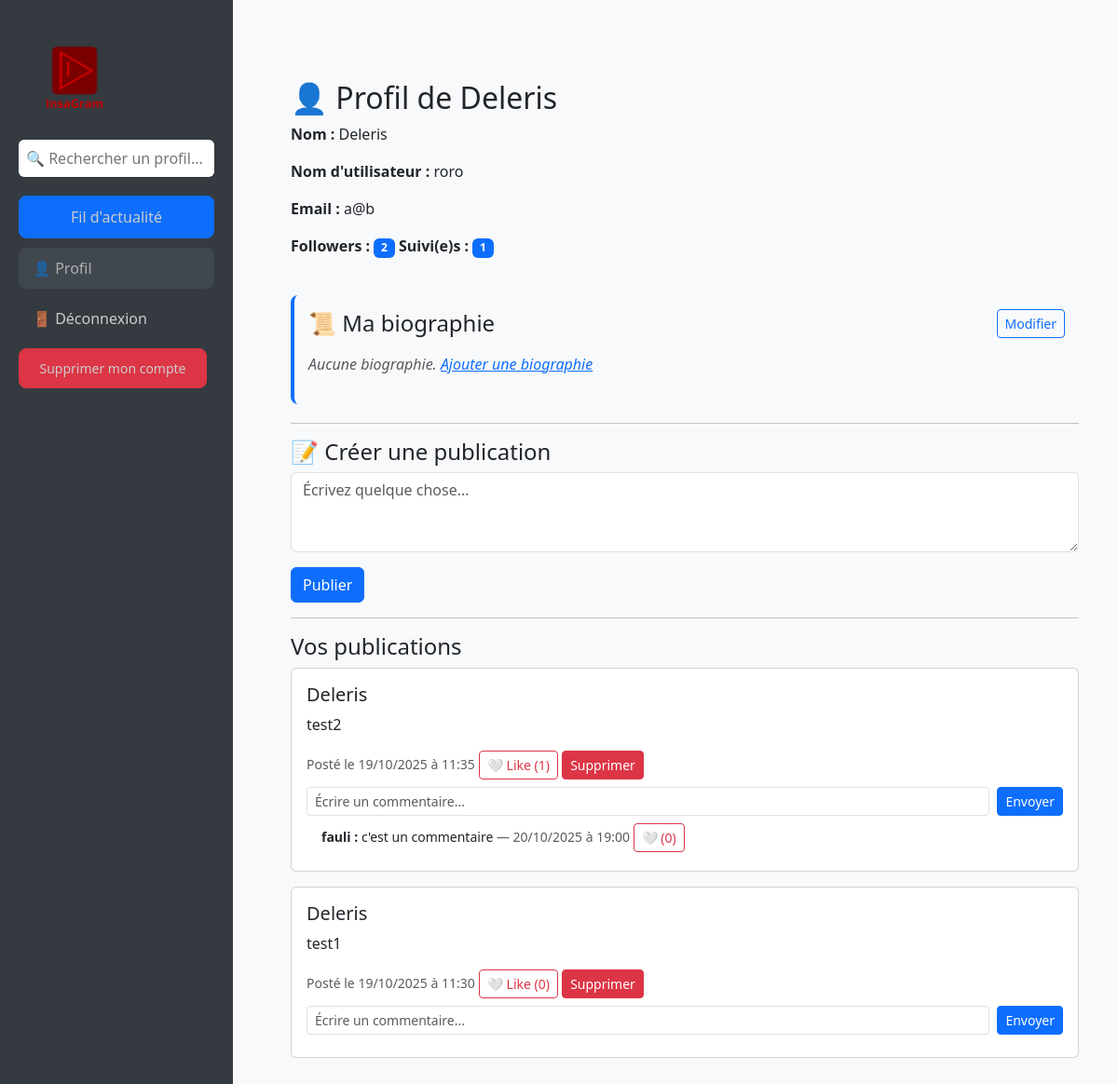
The app's page /profile (signed in) with its own data.
### app.py (models this page shows, shortened)
class User(db.Model):
    id = db.Column(db.Integer, primary_key=True)
    name = db.Column(db.String(80), unique=False, nullable=False)
    username = db.Column(db.String(80), unique=True, nullable=False)
    password = db.Column(db.String(80), nullable=False)
    email = db.Column(db.String(120), unique=True, nullable=False)
    biography = db.Column(db.Text, nullable=True)
    posts = db.relationship('Post', backref='author', lazy=True)
    followed = db.relationship(
        'User',
        secondary=followers,
        primaryjoin=(followers.c.follower_id == id),
        secondaryjoin=(followers.c.followed_id == id),
        backref=db.backref('followers', lazy='dynamic'),
        lazy='dynamic'
    )
    @property
    def followers_count(self):
        return self.followers.count()
    @property
    def following_count(self):
        return self.followed.count()

class Post(db.Model):
    id = db.Column(db.Integer, primary_key=True)
    user_id = db.Column(db.Integer, db.ForeignKey('user.id'), nullable=False)
    content = db.Column(db.String(255), nullable=False)
    date_posted = db.Column(db.DateTime, default=lambda: datetime.now(PARIS))
    likes = db.relationship('Like', backref='post', lazy=True)
    comments = db.relationship('Comment', backref='post', lazy=True)

class Comment(db.Model):
    id = db.Column(db.Integer, primary_key=True)
    post_id = db.Column(db.Integer, db.ForeignKey('post.id'), nullable=False)
    user_id = db.Column(db.Integer, db.ForeignKey('user.id'), nullable=False)
    content = db.Column(db.String(255), nullable=False)
    date_posted = db.Column(db.DateTime, default=lambda: datetime.now(PARIS))
    author = db.relationship('User', backref='comments', lazy=True)
    likes = db.relationship('CommentLike', backref='comment', lazy=True)

### app.py (the view)
@app.route('/profile')
def profile():
    if 'username' not in session:
        return redirect(url_for('login'))
    current_user = User.query.filter_by(username=session['username']).first()
    posts = Post.query.filter_by(user_id=current_user.id).order_by(Post.date_posted.desc()).all()
    liked_post_ids = [like.post_id for like in Like.query.filter_by(user_id=current_user.id).all()]
    liked_comment_ids = [like.comment_id for like in CommentLike.query.filter_by(user_id=current_user.id).all()]
    return render_template(
        'profile.html',
        user=current_user,
        posts=posts,
        current_user=current_user,
        liked_post_ids=liked_post_ids,
        liked_comment_ids=liked_comment_ids
    )

### templates/profile.html (shortened to what this page needs)
<!DOCTYPE html>
<html lang="fr">
<head>
    <link rel="stylesheet" href="https://cdn.jsdelivr.net/npm/bootstrap@5.3.0/dist/css/bootstrap.min.css">
</head>
<body>
    <div class="sidebar">
        <img src="{{ url_for('static', filename='images/LOGO_sidebar.png') }}" alt="Logo InsaGram" class="logo">
        <form class="search-box" method="GET" action="{{ url_for('search') }}">
            <input type="text" name="q" placeholder="🔍 Rechercher un profil..." aria-label="Rechercher">
        </form>
     <a href="{{ url_for('feed') }}" class="btn btn-primary">
    Fil d'actualité
    </a>
          <a href="{{ url_for('profile') }}"
        class="{% if request.endpoint == 'profile' %}active disabled{% endif %}"
        {% if request.endpoint == 'profile' %}tabindex="-1" aria-disabled="true"{% endif %}>
        👤 Profil
    </a>
         <a href="{{ url_for('logout') }}">🚪 Déconnexion</a>
         <a href="{{ url_for('delete_account') }}" class="btn btn-danger btn-sm me-2">
             Supprimer mon compte</a>
    </div>
    <div class="main-content bg-light">
<div class="container mt-5">
<div class="mb-4">
    <h2>👤 Profil de {{ user.name }}</h2>
    <div class="row mb-4">
        <div class="col-md-6">
            <p><b>Nom :</b> {{ user.name }}</p>
            <p><b>Nom d'utilisateur :</b> {{ user.username }}</p>
            <p><b>Email :</b> {{ user.email }}</p>
        <p>
            <b>Followers :</b> <span class="badge bg-primary">{{ user.followers_count }}</span>
            <b>Suivi(e)s :</b> <span class="badge bg-primary">{{ user.following_count }}</span>
        </p>
        </div>
    </div>
    <div class="biography-section">
        <div class="d-flex justify-content-between align-items-center mb-3">
            <h4 class="mb-0">📜 Ma biographie</h4>
            <a href="{{ url_for('edit_biography') }}" class="btn btn-sm btn-outline-primary">Modifier</a>
        </div>
        {% if user.biography %}
            <p class="biography-text">{{ user.biography }}</p>
        {% else %}
            <p class="biography-text text-muted">Aucune biographie. <a href="{{ url_for('edit_biography') }}">Ajouter une biographie</a></p>
        {% endif %}
    </div>
    <hr>
    <h4>📝 Créer une publication</h4>
    <form method="POST" action="{{ url_for('create_post') }}">
        <div class="mb-3">
            <textarea class="form-control" name="content" rows="3" placeholder="Écrivez quelque chose..."></textarea>
        </div>
        <button type="submit" class="btn btn-primary">Publier</button>
    </form>
    <hr>
    <h4>Vos publications</h4>
        {% for post in posts %}
        <div class="card mb-3">
            <div class="card-body">
                <h5 class="card-title mb-2">
                    <a href="{{ url_for('user_profile', username=post.author.username) }}" class="text-decoration-none text-dark">
                        {{ post.author.name }}
                    </a>
                </h5>
                <p class="card-text">{{ post.content }}</p>
                <small class="text-muted">Posté le {{ post.date_posted.strftime('%d/%m/%Y à %H:%M') }}</small>
                {% if current_user %}
                    {% set liked = post.id in liked_post_ids %}
                    <form action="{{ url_for('like_post', post_id=post.id) }}" method="POST" style="display:inline;">
                        <button type="submit" class="btn btn-sm {% if liked %}btn-danger{% else %}btn-outline-danger{% endif %}">
                            {% if liked %}❤️{% else %}🤍{% endif %} Like ({{ post.likes | length }})
                        </button>
                    </form>
                    <form action="{{ url_for('delete_post', post_id=post.id) }}" method="POST" style="display:inline;">
                        <button type="submit" class="btn btn-danger btn-sm">
                        Supprimer
                        </button>
                    </form>
                {% endif %}
                {% if current_user %}
                <form action="{{ url_for('create_comment', post_id=post.id) }}" method="POST" class="mb-2 mt-2 d-flex">
                    <input type="text" name="content" class="form-control form-control-sm me-2" placeholder="Écrire un commentaire...">
                    <button type="submit" class="btn btn-sm btn-primary">Envoyer</button>
                </form>
                {% endif %}
            {% for comment in post.comments %}
            <div class="ms-3 mb-1">
                <small>
                    <b>
                        <a href="{{ url_for('user_profile', username=comment.author.username) }}" class="text-decoration-none text-dark">
                            {{ comment.author.name }}
                        </a>:
                    </b>
                    {{ comment.content }}
                    <span class="text-muted">— {{ comment.date_posted.strftime('%d/%m/%Y à %H:%M') }}</span>
                </small>
                {% if current_user %}
                    {% set liked_comment = comment.id in liked_comment_ids %}
                    <form action="{{ url_for('like_comment', comment_id=comment.id) }}" method="POST" style="display:inline;">
                        <button type="submit" class="btn btn-sm {% if liked_comment %}btn-danger{% else %}btn-outline-danger{% endif %}">
                            {% if liked_comment %}❤️{% else %}🤍{% endif %} ({{ comment.likes | length }})
                        </button>
                    </form>
                {% endif %}
            </div>
            {% endfor %}
        </div>
    </div>
    {% endfor %}
</div>
</div>
</body>
</html>

### templates/profile.html (style rules this page uses)
body { display: flex; min-height: 100vh; background-color: #f8f9fa; }
.sidebar { width: 250px; background-color: #343a40; color: white; padding: 20px; position: fixed; height: 100%; top: 0; left: 0; }
.sidebar a { display: block; color: #ccc; text-decoration: none; padding: 10px 15px; border-radius: 8px; margin-bottom: 10px; }
.sidebar a:hover, .sidebar a.active { background-color: #495057; color: white; }
img.logo { width: 120px; margin-bottom: 10px; }
.search-box input { width: 100%; padding: 8px; border: none; border-radius: 6px; margin-bottom: 20px; }
.main-content { margin-left: 270px; padding: 30px; width: 100%; }
.sidebar a.disabled { pointer-events: none; opacity: 0.6; cursor: default; }
.biography-section { background-color: #f8f9fa; border-radius: 8px; padding: 15px; margin-bottom: 20px; border-left: 4px solid #0d6efd; }
.biography-text { white-space: pre-line; font-style: italic; color: #495057; }

### records on screen
User: name "Deleris", username "roro", email "a@b"
Post: author.name "Deleris", content "test2", date_posted "19/10/2025 à 11:35", likes|length "1"
Comment: author.name "fauli", content "c'est un commentaire", date_posted "20/10/2025 à 19:00", likes|length "0"
Post: author.name "Deleris", content "test1", date_posted "19/10/2025 à 11:30", likes|length "0"

### other values on screen
{{ user.followers_count }} "2"
{{ user.following_count }} "1"
